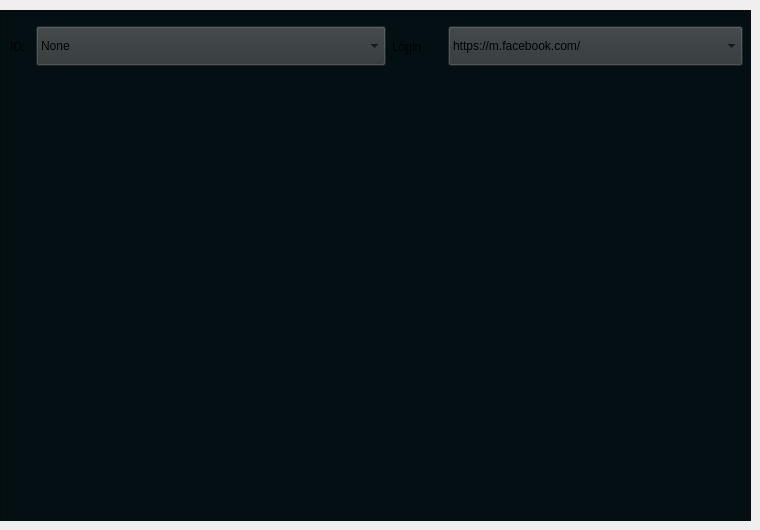
                  <widget class="QWidget" name="page_config">
                   <widget class="QFrame" name="frame_7">
                    <property name="geometry">
                     <rect>
                      <x>0</x>
                      <y>10</y>
                      <width>751</width>
                      <height>511</height>
                     </rect>
                    </property>
                    <property name="styleSheet">
                     <string notr="true">background-color: rgb(4, 15, 19);</string>
                    </property>
                    <property name="frameShape">
                     <enum>QFrame::StyledPanel</enum>
                    </property>
                    <property name="frameShadow">
                     <enum>QFrame::Raised</enum>
                    </property>
                    <widget class="QComboBox" name="comboBox_20">
                     <property name="geometry">
                      <rect>
                       <x>448</x>
                       <y>16</y>
                       <width>295</width>
                       <height>40</height>
                      </rect>
                     </property>
                     <property name="minimumSize">
                      <size>
                       <width>0</width>
                       <height>40</height>
                      </size>
                     </property>
                     <property name="maximumSize">
                      <size>
                       <width>16777215</width>
                       <height>40</height>
                      </size>
                     </property>
                     <property name="styleSheet">
                      <string notr="true">background-color: rgb(46, 52, 54);</string>
                     </property>
                     <item>
                      <property name="text">
                       <string>https://m.facebook.com/</string>
                      </property>
                     </item>
                    </widget>
                    <widget class="QLabel" name="label_24">
                     <property name="geometry">
                      <rect>
                       <x>392</x>
                       <y>10</y>
                       <width>50</width>
                       <height>53</height>
                      </rect>
                     </property>
                     <property name="minimumSize">
                      <size>
                       <width>40</width>
                       <height>0</height>
                      </size>
                     </property>
                     <property name="maximumSize">
                      <size>
                       <width>50</width>
                       <height>16777215</height>
                      </size>
                     </property>
                     <property name="text">
                      <string>Login</string>
                     </property>
                    </widget>
                    <widget class="QComboBox" name="comboBox_19">
                     <property name="geometry">
                      <rect>
                       <x>36</x>
                       <y>16</y>
                       <width>350</width>
                       <height>40</height>
                      </rect>
                     </property>
                     <property name="minimumSize">
                      <size>
                       <width>350</width>
                       <height>40</height>
                      </size>
                     </property>
                     <property name="maximumSize">
                      <size>
                       <width>350</width>
                       <height>40</height>
                      </size>
                     </property>
                     <property name="styleSheet">
                      <string notr="true">background-color: rgb(46, 52, 54);</string>
                     </property>
                     <item>
                      <property name="text">
                       <string>None</string>
                      </property>
                     </item>
                    </widget>
                    <widget class="QLabel" name="label_23">
                     <property name="geometry">
                      <rect>
                       <x>10</x>
                       <y>10</y>
                       <width>20</width>
                       <height>53</height>
                      </rect>
                     </property>
                     <property name="minimumSize">
                      <size>
                       <width>20</width>
                       <height>0</height>
                      </size>
                     </property>
                     <property name="maximumSize">
                      <size>
                       <width>20</width>
                       <height>16777215</height>
                      </size>
                     </property>
                     <property name="text">
                      <string>ID:</string>
                     </property>
                    </widget>
                   </widget>
                  </widget>
